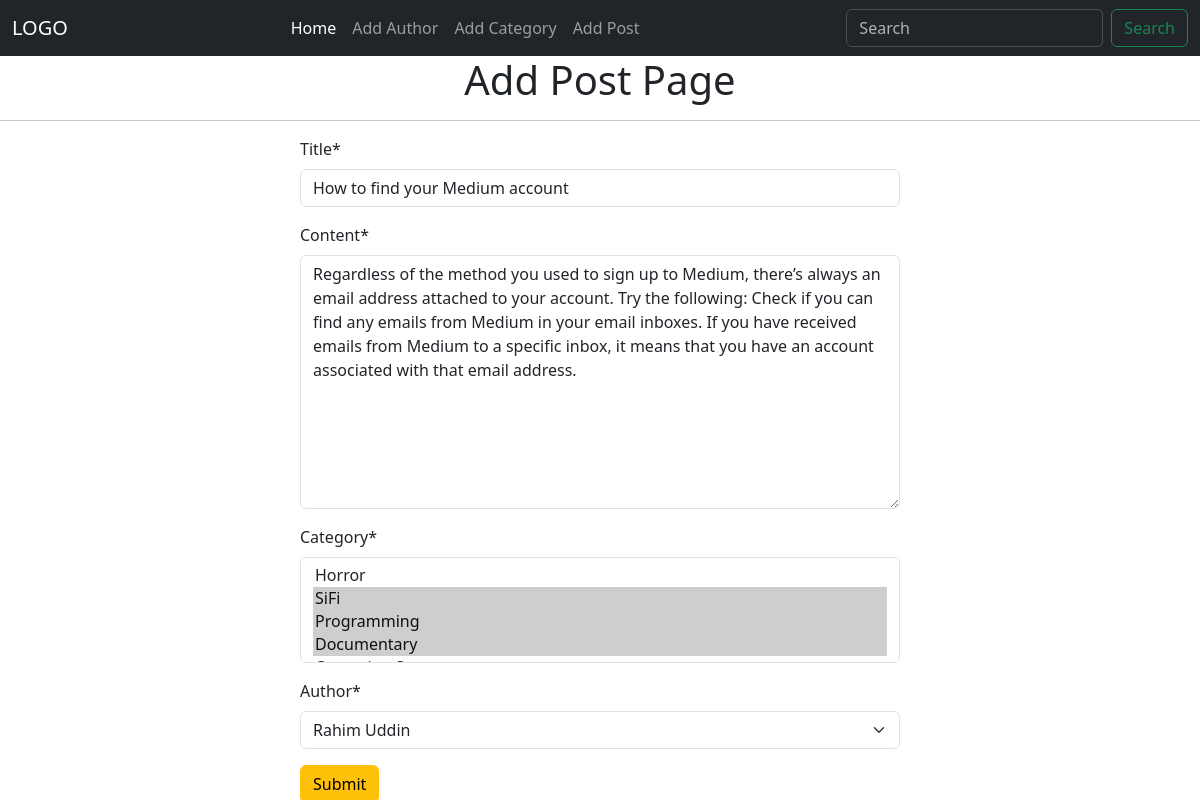
Screenshot of /post/edit/1 with the database file from the repository.
### posts/models.py (models this page shows, shortened)
class Post(models.Model):
    title = models.CharField(max_length=55)
    content = models.TextField()
    category = models.ManyToManyField(Category) # One post might have multiple categories, and multiple posts might have in one category
    author = models.ForeignKey(Author, on_delete=models.CASCADE)    # CASCADE will delete all the posts for this author

### posts/views.py (the view)
# urls.py: path('edit/<int:id>', views.edit_post, name='edit_post'),
def edit_post(request, id):
    post = models.Post.objects.get(pk=id)
    post_form = forms.PostForm(instance=post)
    if request.method =='POST': # user sent POST request
        post_form = forms.PostForm(request.POST, instance=post)  # capture the user post data
        if post_form.is_valid(): # checking the post data validation
            post_form.save() # if data valid save in the database
            return redirect('homepage')  # redirect to the page
    return render(request, 'add_post.html', {'form' : post_form})

### posts/forms.py
class PostForm(forms.ModelForm):
    class Meta:
        model = Post
        fields = '__all__'

### author/models.py (called while the page is built)
    def __str__(self):
        return self.name

### categories/models.py (called while the page is built)
    def __str__(self):
        return self.name

### posts/templates/add_post.html (shortened to what this page needs)
{% extends "base.html" %}
{% load crispy_forms_tags %}
{% block content %}
    <div class="container text-center">
        <h1>Add Post Page</h1>
    </div>
    <hr>
    <form method='post' style="width:50%; margin:auto">
        {{form | crispy}}
        <button class="btn btn-warning" type="submit">Submit</button>
    </form>
{% endblock %}

### rows the page displays
Post: title "How to find your Medium account", content "Regardless of the method you used to sign up to Medium, there’s always an email address attached to your account. Try the following: Check if you can find any emails from Medium in your email inboxes. If you have received emails from Medium to a specific inbox, it means that you have an account associated with that email address.", author "Rahim Uddin"
